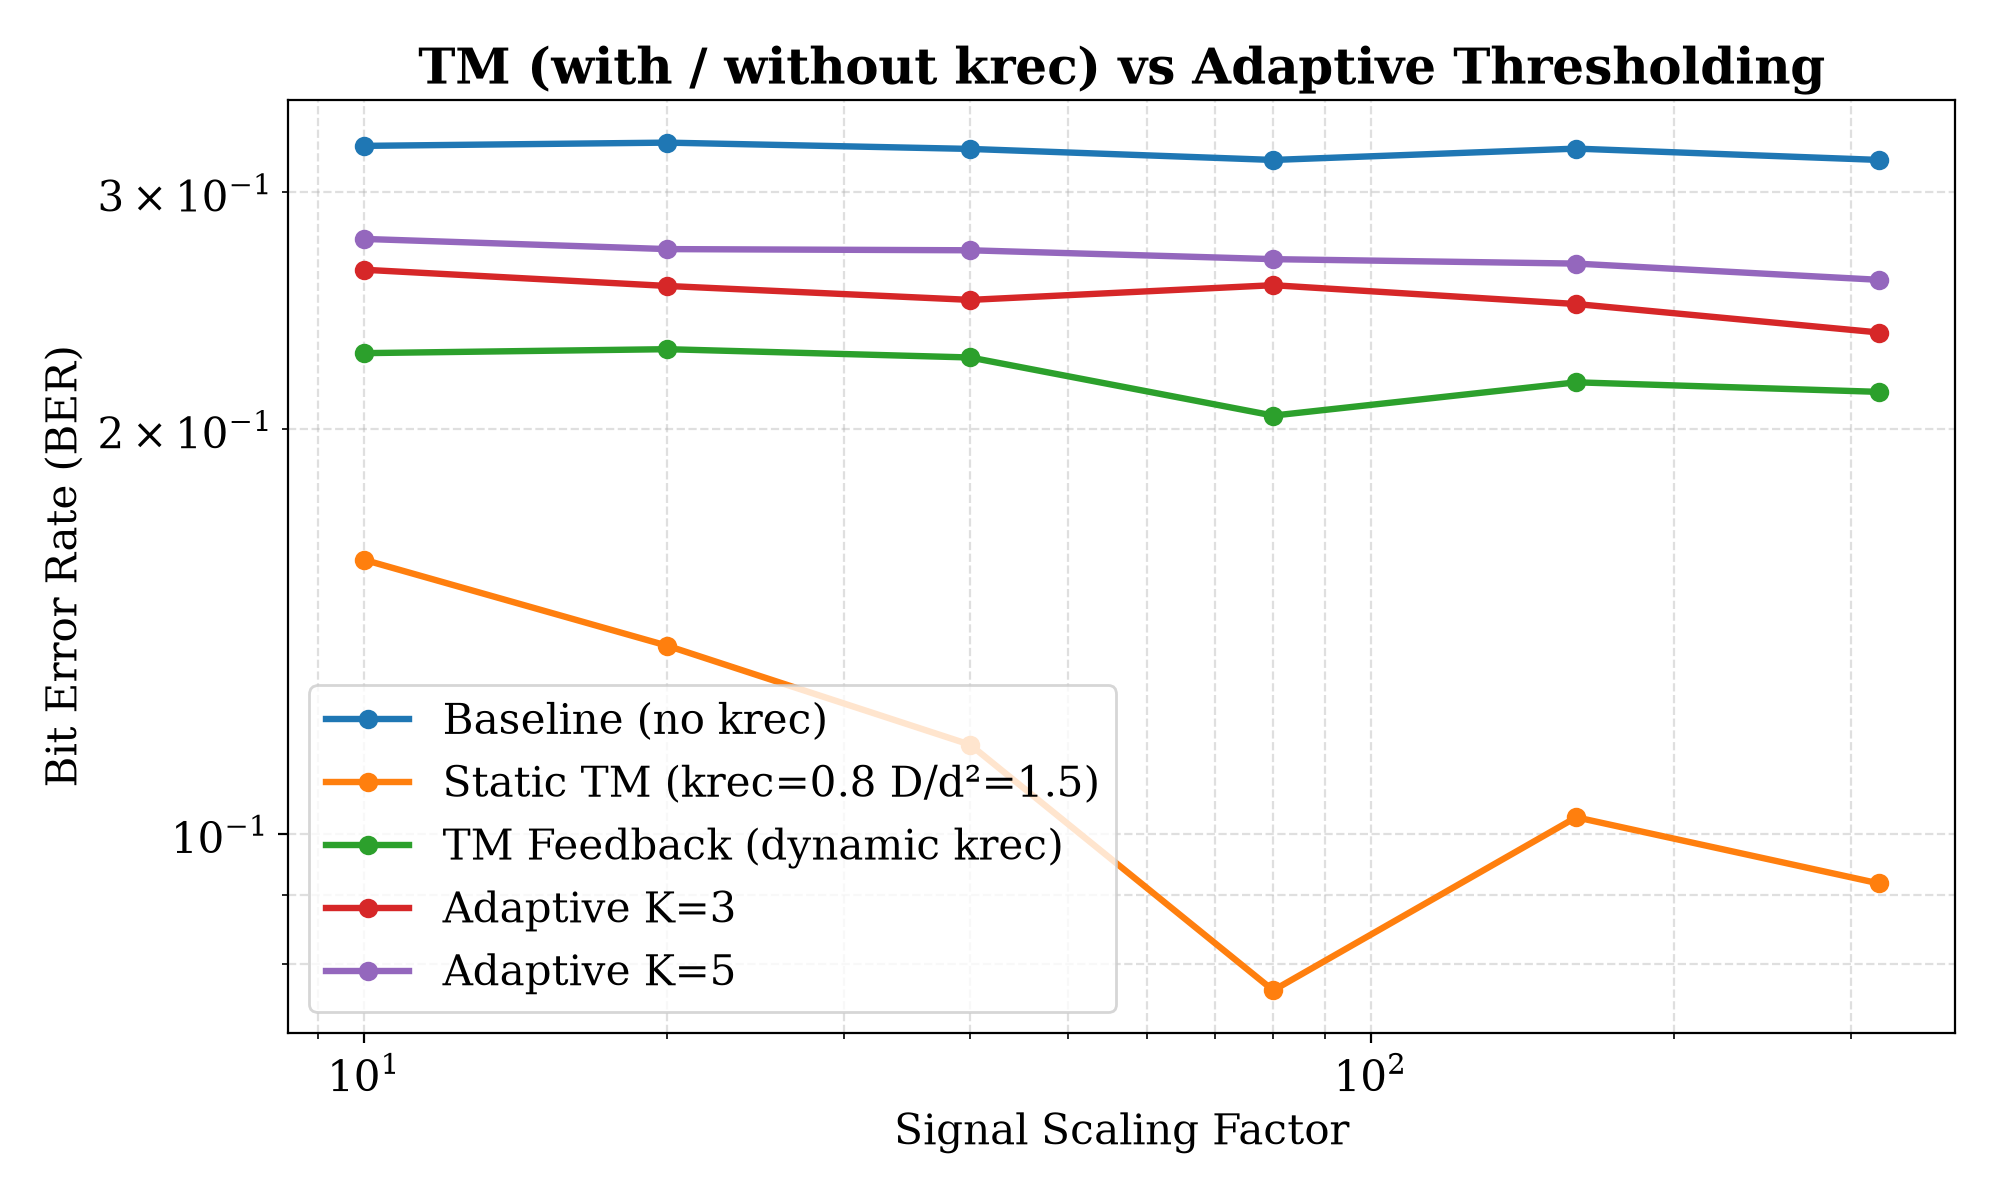

Here is the Python script that generated this plot:

# Static TM krec = 0.8*D/d^2 = 1.5 (nominal kanal)


import numpy as np
import matplotlib.pyplot as plt

plt.rcParams.update({
    "font.family": "serif", "font.size": 15, "axes.titleweight": "bold",
    "lines.linewidth": 2.3, "figure.dpi": 140
})
np.random.seed(42)

DT = 0.005; K_ON = 50.0; K_OFF = 5.0
NUM_BITS = 3000; TRAIN_BITS = 200; NUM_ITERATIONS = 15
Q_MOLS = 50000; D_COEFF = 30.0; D_DIST = 4.0
T_BIT = 0.2; SCALES = [10, 20, 40, 80, 160, 320]
K_REC_STATIC = 0.8 * D_COEFF / (D_DIST ** 2)   # 1.5

def build_fick_channel(bits):
    t = np.arange(0, len(bits)*T_BIT, DT); C = np.zeros(len(t))
    pt = np.maximum(np.arange(0, max(2.0, 10*T_BIT), DT), 1e-12)
    pulse = (Q_MOLS/((4*np.pi*D_COEFF*pt)**1.5))*np.exp(-(D_DIST**2)/(4*D_COEFF*pt)); pulse *= 0.005
    for i, b in enumerate(bits):
        if b == 1:
            s = int(i*T_BIT/DT); e = min(s+len(pulse), len(C)); C[s:e] += pulse[:e-s]
    return C

def receiver(C, mode="standard"):
    R = np.zeros(len(C)); D = np.zeros(len(C)); F = np.ones(len(C))
    for i in range(1, len(C)):
        if mode == "standard":
            R[i] = np.clip(R[i-1] + (K_ON*C[i-1]*F[i-1]-K_OFF*R[i-1])*DT, 0, 1); F[i] = 1-R[i]
        else:
            if mode == "static": k = K_REC_STATIC
            elif mode == "feedback": k = 0.2 + 3.5*D[i-1]
            R[i] = np.clip(R[i-1] + (K_ON*C[i-1]*F[i-1]-K_OFF*R[i-1])*DT, 0, 1)
            D[i] = np.clip(D[i-1] + (K_OFF*R[i-1]-k*D[i-1])*DT, 0, 1)
            s = R[i]+D[i]
            if s > 1: R[i] /= s; D[i] /= s
            F[i] = 1-R[i]-D[i]
    return R

def sample(R, bits):
    st = min(0.08, T_BIT-DT)
    idx = [min(int((i*T_BIT+st)/DT), len(R)-1) for i in range(len(bits))]
    return np.array([R[i] for i in idx])

def detect(samples, bits):
    ts, es = samples[:TRAIN_BITS], samples[TRAIN_BITS:]; tb, eb = bits[:TRAIN_BITS], bits[TRAIN_BITS:]
    mu1 = np.mean(ts[tb==1]) if np.any(tb==1) else 0; mu0 = np.mean(ts[tb==0]) if np.any(tb==0) else 0
    th = (mu1+mu0)/2
    return np.mean((es>th).astype(int) != eb)

def estimate_h(K):
    bits = np.zeros(K+1); bits[0] = 1
    return sample(receiver(build_fick_channel(bits), "standard"), bits)

def adaptive_detection(sig, bits, h, K):
    ts, es = sig[:TRAIN_BITS], sig[TRAIN_BITS:]; tb, eb = bits[:TRAIN_BITS], bits[TRAIN_BITS:]
    mu1 = np.mean(ts[tb==1]) if np.any(tb==1) else h[0]; mu0 = np.mean(ts[tb==0]) if np.any(tb==0) else 0
    base_th = (mu1+mu0)/2.0
    iv, rs = [], []
    for i in range(K, TRAIN_BITS):
        iv.append(np.sum(tb[i-K:i][::-1]*h[1:K+1])); rs.append(ts[i]-base_th)
    iv = np.array(iv); rs = np.array(rs)
    damping = np.clip(np.dot(iv, rs)/(np.dot(iv, iv)+1e-12), 0.0, 1.0) if len(iv) > 0 else 0.5
    out = []; b_hat = np.array(tb[-K:])[::-1] if K > 0 else np.zeros(0)
    for val in es:
        isi = np.sum(b_hat*h[1:K+1])*damping; th = base_th+isi
        d = 1 if val > th else 0; out.append(d); b_hat = np.roll(b_hat, 1); b_hat[0] = d
    return np.mean(np.array(out) != eb)

labels = ["Baseline (no krec)", f"Static TM (krec=0.8 D/d²={K_REC_STATIC:.1f})",
          "TM Feedback (dynamic krec)", "Adaptive K=3", "Adaptive K=5"]
results = {l: [] for l in labels}
print(f"Rule krec = {K_REC_STATIC:.2f}\nEstimating CSI...")
h3 = estimate_h(3); h5 = estimate_h(5)
print("Running Monte Carlo...")
for scale in SCALES:
    acc = {l: [] for l in labels}
    for _ in range(NUM_ITERATIONS):
        bits = np.random.randint(0, 2, NUM_BITS)
        Cn = np.random.poisson(build_fick_channel(bits)*scale)/scale
        acc[labels[0]].append(detect(sample(receiver(Cn, "standard"), bits), bits))
        acc[labels[1]].append(detect(sample(receiver(Cn, "static"), bits), bits))
        acc[labels[2]].append(detect(sample(receiver(Cn, "feedback"), bits), bits))
        acc[labels[3]].append(adaptive_detection(sample(receiver(Cn, "standard"), bits), bits, h3, 3))
        acc[labels[4]].append(adaptive_detection(sample(receiver(Cn, "standard"), bits), bits, h5, 5))
    for k in labels: results[k].append(np.mean(acc[k]))
    print(f"Scale {scale} done")

plt.figure(figsize=(10, 6))
for k in labels: plt.plot(SCALES, np.maximum(results[k], 1e-12), marker="o", label=k)
plt.xscale("log"); plt.yscale("log")
plt.xlabel("Signal Scaling Factor"); plt.ylabel("Bit Error Rate (BER)")
plt.title("TM (with / without krec) vs Adaptive Thresholding")
plt.grid(True, which="both", linestyle="--", alpha=0.4); plt.legend()
plt.tight_layout()
plt.savefig("tm_vs_adaptive_v2.pdf"); plt.savefig("tm_vs_adaptive_v2.png", dpi=200)
plt.show()

idx = SCALES.index(80)
print("\n=== Scale=80 ===")
for k in labels: print(f"{k:<32}: BER={results[k][idx]:.4f}")
